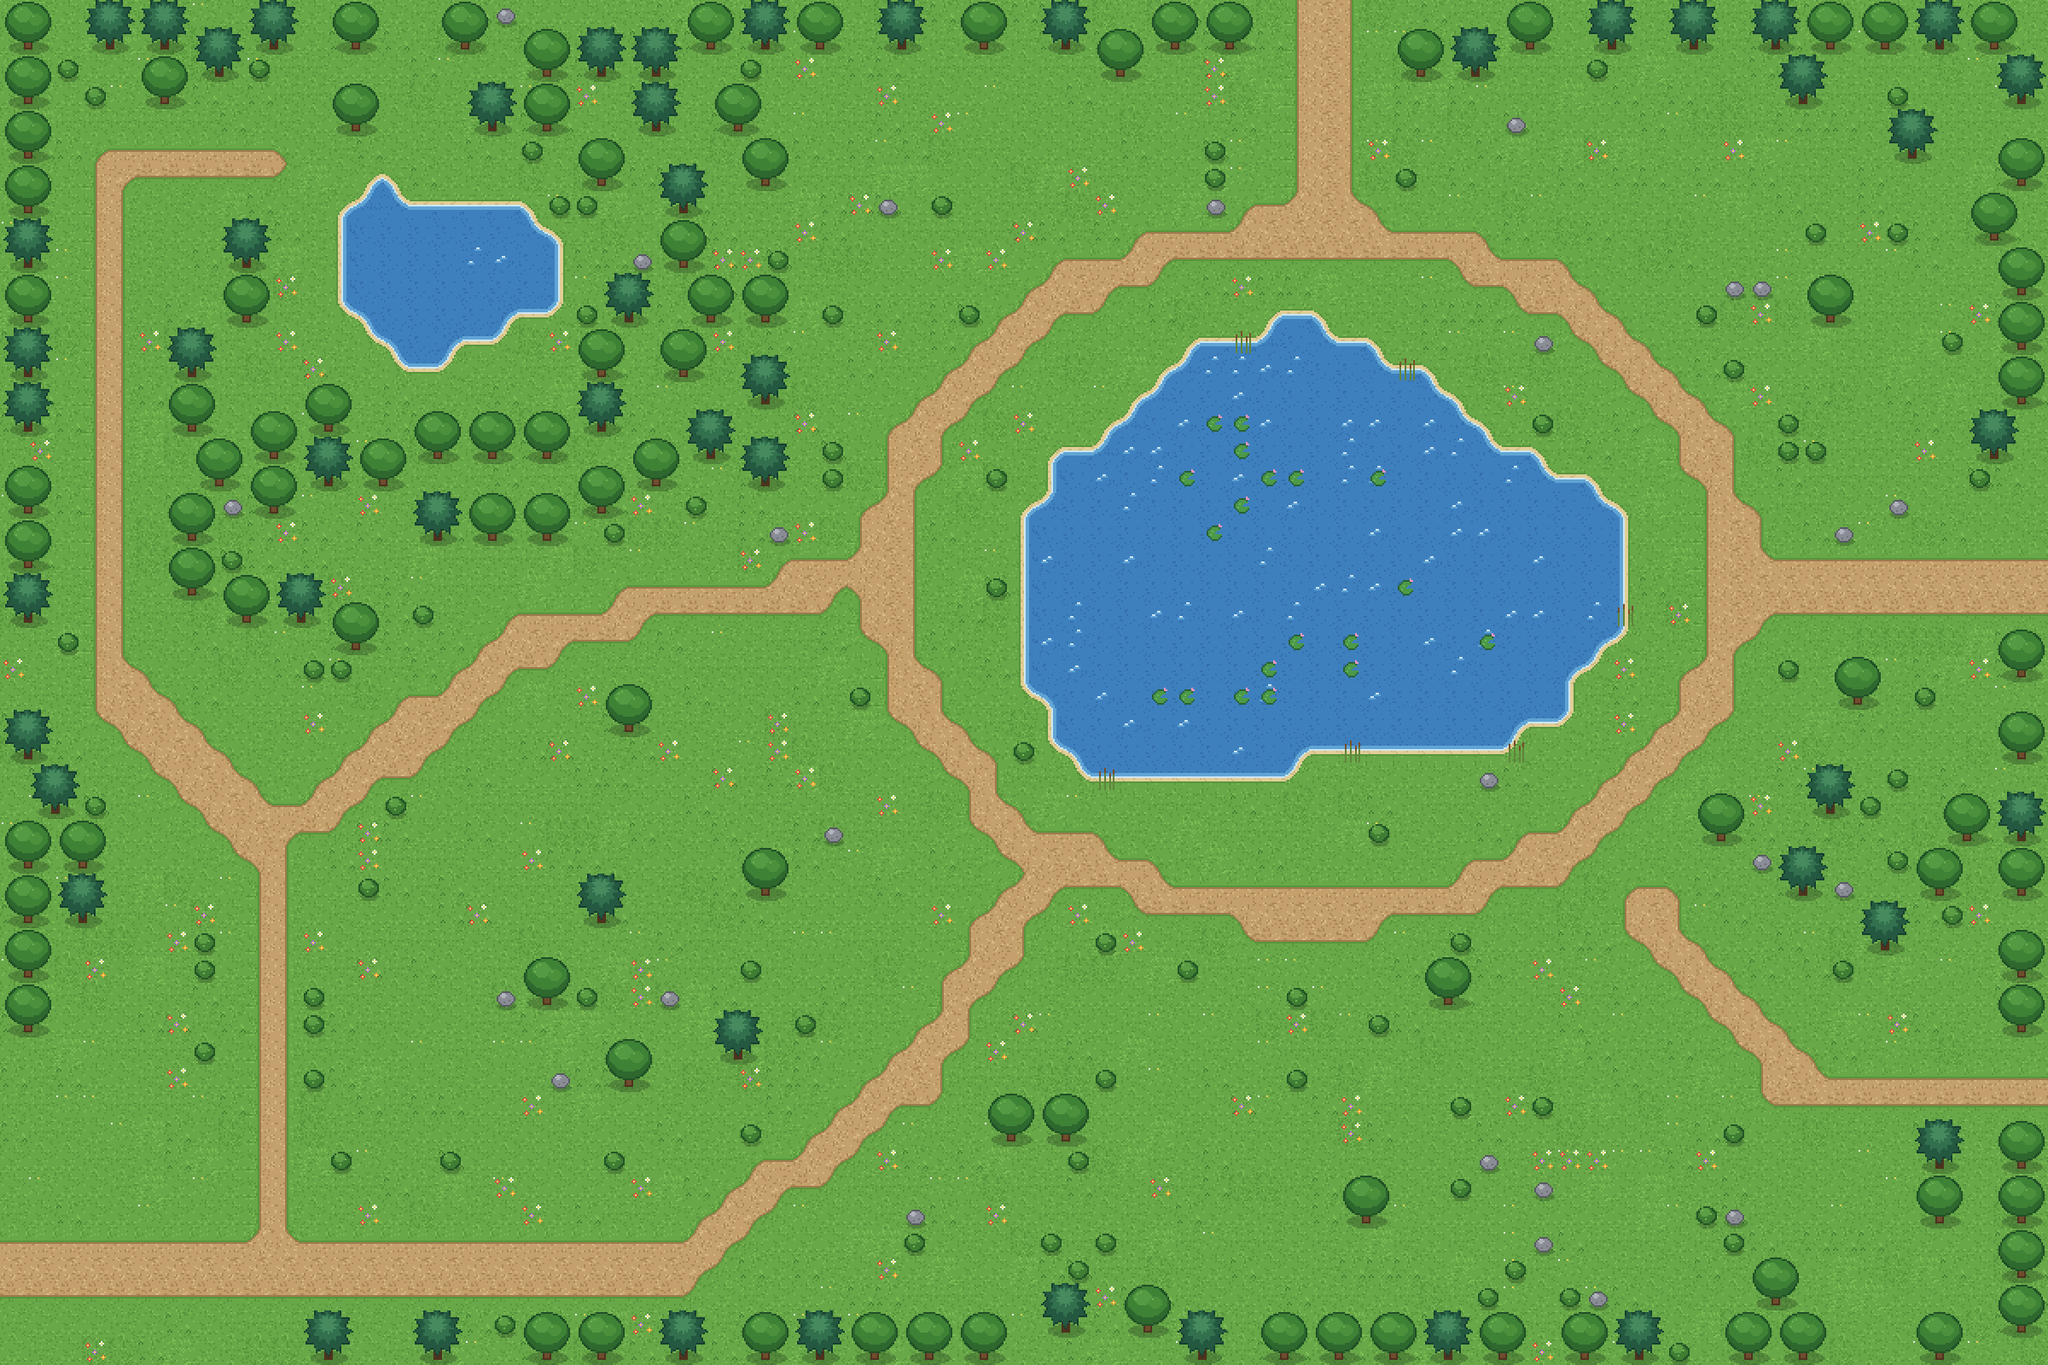

Tiled map render using the project's own tile images. Description and the map definition, with tile-layer contents summarised, below:
An orthogonal 75x50 tile map with 32x32 px tiles, 2 tile layers (Ground, Decoration).

<map version="1.10" tiledversion="1.12.2" orientation="orthogonal" renderorder="right-down" width="75" height="50" tilewidth="32" tileheight="32" infinite="0" nextlayerid="3" nextobjectid="1">
 <tileset firstgid="1" source="park-tiles.tsx" />
 <layer id="1" name="Ground" width="75" height="50">
  <data>[3750 cells, 3750 non-empty, 34 distinct tile ids]</data>
 </layer>
 <layer id="2" name="Decoration" width="75" height="50">
  <data>[3750 cells, 848 non-empty, 13 distinct tile ids]</data>
 </layer>
</map>
